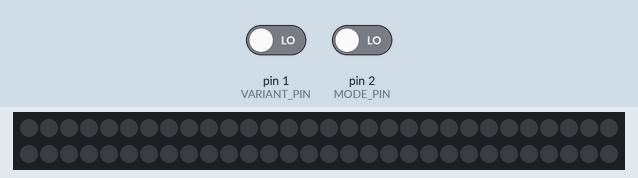
Recording of a sketch running on a simulated Arduino Uno, built with avr-gcc and run on an emulated ATmega328P. Shown: 60 RGB LEDs in strip order, left to right, continuing on the next row. The inputs (shaded band) are chosen by the test bench; at power-on: pin 1 (VARIANT_PIN) LOW, pin 2 (MODE_PIN) LOW. Dim RGB values are drawn brighter than linear; EEPROM starts erased.

Above: at 1.2 s.
1.3 s: pin 1 (VARIANT_PIN) driven HIGH and pin 2 (MODE_PIN) driven HIGH
At 1.97 s:
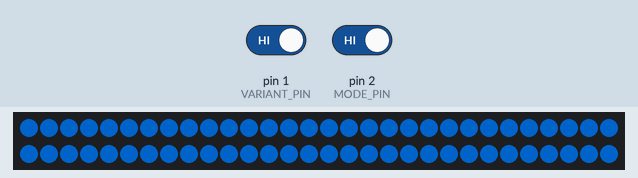
4.1 s: pin 1 (VARIANT_PIN) driven LOW
At 5.12 s:
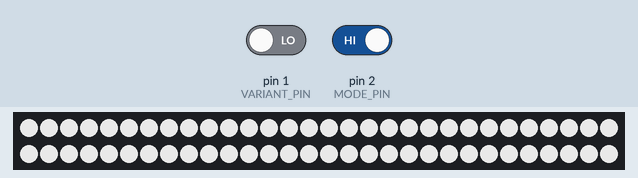
5.9 s: pin 1 (VARIANT_PIN) driven HIGH
At 6.37 s:
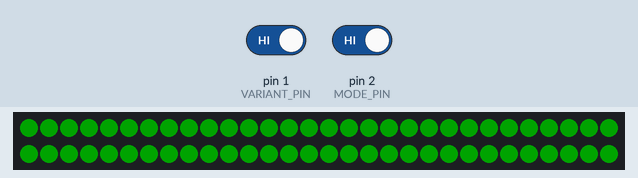
8.9 s: pin 1 (VARIANT_PIN) driven LOW
At 9.13 s:
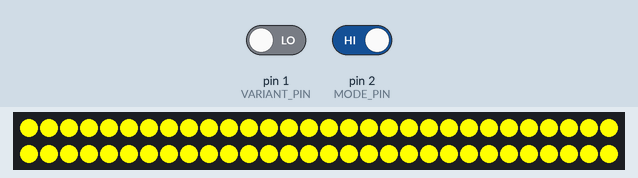
10.4 s: pin 1 (VARIANT_PIN) driven HIGH
At 12.67 s:
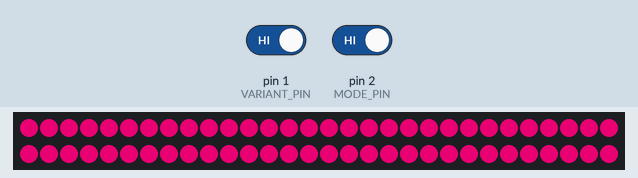
13.1 s: pin 1 (VARIANT_PIN) driven LOW
At 15.46 s:
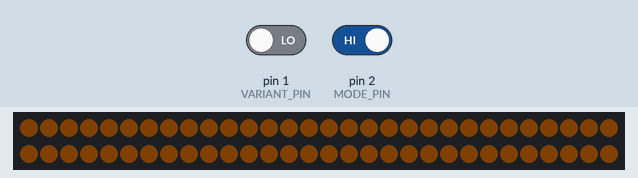

The sketch:

sketch.ino
```cpp
#include <WS2812.h>
#include "avr/interrupt.h"
#include <EEPROM.h>

#define MODE_PIN 2
#define MODE_EEPROM_POSITION 0
int mode = 0;
bool mode_change = false;
#define NB_MODES 3

#define VARIANT_PIN 1
#define VARIANT_EEPROM_POSITION 1
int variant = 0;
bool variant_change = false;
#define NB_VARIANTS 13

long nextWindow = millis();

#define WINDOW_SPAN 500 // ms

// Led Stuff
#define LED_COUNT 60
#define STRIP_PIN 4

WS2812 LED(LED_COUNT); // 1 LED Strip
cRGB value;

cRGB cBlack   = { 0, 0, 0 };
cRGB cWhite   = { 185, 185, 185 }; // White with <1,5A consumption

// Primary
cRGB cRed     = { 255, 0, 0 };
cRGB cGreen   = { 0, 255, 0 };
cRGB cBlue    = { 0, 0, 255 };

// Secondary
cRGB cCyan    = { 0, 255, 255 };
cRGB cMagenta = { 255, 0, 255 };
cRGB cYellow  = { 255, 255, 0 };

// Tertiary
cRGB cOrange  = { 255, 125, 0 };
cRGB cPink    = { 255, 0, 125 };
cRGB cViolet  = { 125, 0, 255 };
cRGB cOcean   = { 0, 125, 255 };
cRGB cTurquoise = { 0, 255, 125 };
cRGB cLawn    = { 125, 255, 0 };

cRGB colors[13] =  {
  cWhite,
  cRed,
  cGreen,
  cBlue,
  cCyan,
  cMagenta,
  cYellow,
  cOrange,
  cPink,
  cViolet,
  cOcean,
  cTurquoise,
  cLawn
};

// For mode rainbow
int current_color_index = 0;
int next_color_index = current_color_index + 1;

void setup()
{

  LED.setOutput(STRIP_PIN);
  LED.setColorOrderRGB();
  setAll(cBlack);

  pinMode(MODE_PIN, INPUT);
  pinMode(VARIANT_PIN, INPUT);

  // Let's retrieve the mode and variant from EEPROM
  mode = EEPROM.read(MODE_EEPROM_POSITION);
  variant = EEPROM.read(VARIANT_EEPROM_POSITION);

  // We enable interrupts for the mode button
  attachInterrupt(0, on_mode_change, RISING); // attach INT0 - D2 interrupt for mode change

}

void setAll(cRGB value)
{
  int i = 0;
  while (i < LED_COUNT){
    LED.set_crgb_at(i, value);
    i++;
  }
  LED.sync(); // Sends the value to the LED
}

void on_mode_change()
{
  long digital_state = digitalRead(MODE_PIN);
  for(int i=0;i<100;i++) { digital_state += digitalRead(MODE_PIN); }
  digital_state = digital_state / 100;
  mode_change = (digital_state == 1);
}

void nextVariant()
{
  variant = (variant + 1) % NB_VARIANTS;
  EEPROM.write(VARIANT_EEPROM_POSITION,variant);
}

void nextMode()
{
  mode = (mode + 1) % NB_MODES;
  EEPROM.write(MODE_EEPROM_POSITION,mode);
}

void loop()
{
  // Check for variant button (not interrupt driven)
  long variant_pushed = digitalRead(VARIANT_PIN);
  for(int i=0;i<100;i++) { variant_pushed += digitalRead(VARIANT_PIN); }
  variant_pushed = variant_pushed / 100;
  variant_change = (variant_pushed == 1);

  // Event loop
  long now = millis();
  if (mode_change == true && now > nextWindow) {
    // Leave a few ms before next
    nextWindow = now + WINDOW_SPAN;
    nextMode();
  }

  if (variant_change == true && now > nextWindow) {
    // Leave a few ms before next
    nextWindow = now + WINDOW_SPAN;
    nextVariant();
  }

  // ... and reset
  variant_change = false;
  mode_change = false;

  // Finally :
  switch (mode) {
    case 0:
      mode0();
      break;
    case 1:
      mode1();
      break;
    case 2:
      mode2();
      break;
  }

  delay(20);

}

// Lights on
void mode0()
{
  setAll(colors[variant]);
}

// Get the actual decay value at the time it's called
float getBreathingValue(){

  // Based on :
  // http://sean.voisen.org/blog/2011/10/breathing-led-with-arduino/

  // Breathing pattern time adjustement
  // to make it go faster or slower
  float time_adj = PI/2000.0;

  // The actual value
  float val = (exp(sin(millis()*time_adj)) - 0.36787944)*0.42545949; // with these constants, val ∈ [0;1]

  return val;
}

// "Breathing"
void mode1()
{

  cRGB color = colors[variant];

  float val = getBreathingValue();

  cRGB breathing_color = { (int) color.g * val, (int) color.r * val, (int) color.b * val  };
  setAll(breathing_color);

}

// "Random changes"
void mode2()
{

  cRGB active_color = colors[current_color_index];
  cRGB next_color = colors[next_color_index];

  float val = getBreathingValue();

  cRGB current_color = { (int) (active_color.g * val + next_color.g * (1 - val)), (int) (active_color.r * val + next_color.r * (1 - val)), (int) (active_color.b * val + next_color.b * (1 - val))  };
  setAll(current_color);

  if (val < 0.001) {
    current_color_index =  (current_color_index + 1) % NB_VARIANTS;
  } else if (val > 0.999) {
    next_color_index =  (next_color_index + 1) % NB_VARIANTS;
  }

}
```

Measured:
- after the input at 1.3 s, the LEDs: change after 0.52 s (image 1)
- after the input at 5.9 s, the LEDs: first differ from a run without the input after 0.32 s (image 3)
- after the input at 10.4 s, the LEDs: first change after 0.15 s (image 5 shows a later state)
